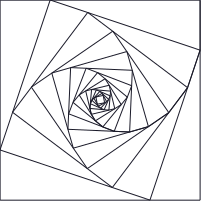

This chart was generated by the following Python code:
from Turtle import Turtle
from math import sqrt, ceil

t = Turtle('b_squares')

d = 200
levels = 15

for i in range(levels):
    for i in range(4):
        t.forward(d)
        t.right(90)

    t.forward(d/4)
    t.right(90/5)

    d = sqrt((d/4)**2 + (d - d/4)**2)

t.save()
